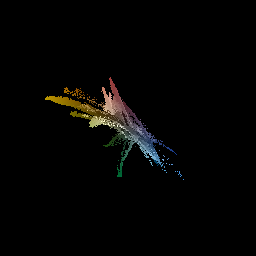
#> input picture scripts/test.png, 256 x 256 px
$ python vectorscope_.py test.png out.png
#> lines starting #> are read from the running program, lines starting #| are printed output that depends on the picture
#!/usr/bin/env python

# simple visualization of the Cb/Cr plane of an image
# python vectorscope.py input.png output.png
# (supports whatever image formats your skimage does)
# bugs include: everything is in painter order

from skimage import io
import numpy as np
from sys import argv

src = io.imread(argv[1])
#> src is the input picture: shape (256, 256, 3); mean R, G, B 4.5, 4.2, 3.3

if src.dtype == np.uint16:
    src = (src / 2**8).astype(np.uint8)

R, G, B = src[:, :, 0], src[:, :, 1], src[:, :, 2]
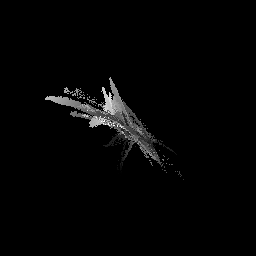
#> R: shape (256, 256); min 0, max 255, mean 4.5
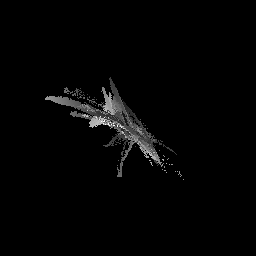
#> G: shape (256, 256); min 0, max 255, mean 4.2
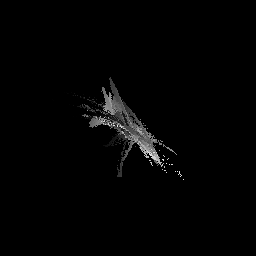
#> B: shape (256, 256); min 0, max 242, mean 3.3

Y = (0.299 * R) + (0.587 * G) + (0.114 * B)
Cb = (-0.169 * R) - (0.331 * G) + (0.499 * B) + 128
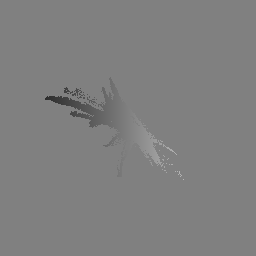
#> Cb: shape (256, 256) float64; min 45.75, max 184, mean 127.5
Cr = (0.499 * R) - (0.418 * G) - (0.0813 * B) + 128
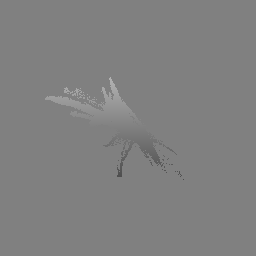
#> Cr: shape (256, 256) float64; min 76.38, max 178, mean 128.2

# traditional vectorscope orientation:
Cr = 256 - Cr

dst = np.zeros((256, 256, 3), dtype=src.dtype)

for x in range(src.shape[0]):
    for y in range(src.shape[1]):
        dst[int(Cr[x, y]), int(Cb[x, y])] = np.array([R[x, y], G[x, y], B[x, y]])

io.imsave(argv[2], dst)
